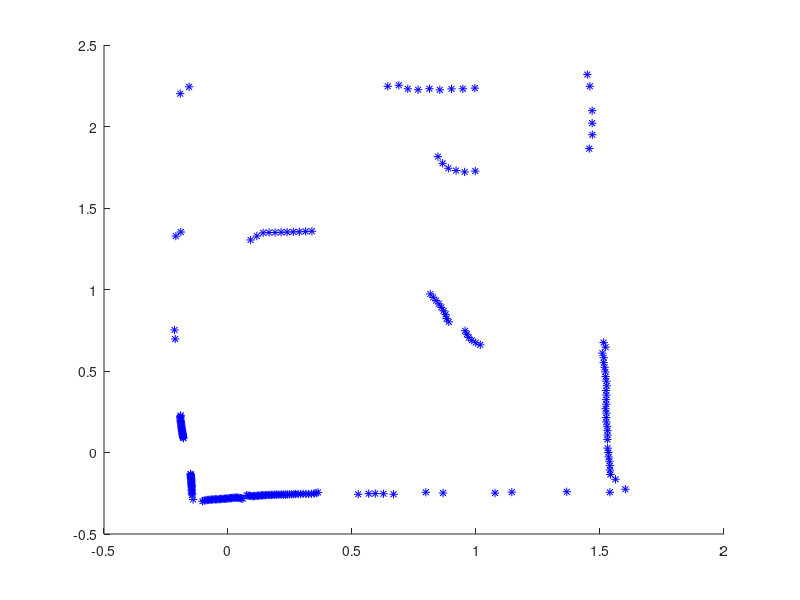

The MATLAB source for this figure: (Note: this script raises an error after producing the figure.)
%% RANSAC 
% Cleaning the data
clear
clf
load('r_and_theta.mat')

c = 1;
r = r_all(:,1);
theta = theta_all(:,1);
for i=1:(length(r))
    if r(i,:) ~= 0
    r_clean(c,:) = r(i,:);
    theta_clean(c,:) = theta(i,:);
    c = c+1;
    end
end



% Computing the cartesian coordinates 
coordinates(1,:) = r_clean .* cos(deg2rad(theta_clean));
coordinates(2,:) = r_clean .* sin(deg2rad(theta_clean));

leftoverCoordinates = coordinates;
hold on
plot(coordinates(1,:),coordinates(2,:),'*b')
while  length(leftoverCoordinates)>40
    
    [m,b,domain,leftoverCoordinates] = ransac(leftoverCoordinates);
    
    x_1 = linspace(domain(1),domain(2));
    y_1 = m*x_1 + b;
    plot(x_1,y_1,'lineWidth',5)
end

legend('1','2','3','4','5','6','7','8','9','10')

% [a,b,c,d] = ransac(coordinates);
% [e,f,g,h] = ransac(d);
% [i,j,k,l] = ransac(h);
% 
% x_1 = linspace(c(1),c(2));
% x_2 = linspace(g(1),g(2));
% x_3 = linspace(k(1),k(2));
% 
% y_1 = a*x_1 + b;
% y_2 = e*x_2 + f;
% y_3 = i*x_3 + j;
% 
% plot(x_1,y_1)
% plot(x_2,y_2)
% plot(x_3,y_3)


plot(leftoverCoordinates(1,:),leftoverCoordinates(2,:),'*r')


hold off


function [ M, B, domain, remainingCoordinates] = ransac(coordinates)

% defining the line using the two point form of a line

% initialize khat


counter = 0;
coordinates = [coordinates ;ones(length(coordinates))];
coordinates = coordinates(1:3,:);
goodPoints = [];
goodMatrix = [zeros(length(coordinates(1,:)),100)];
coefficientsMatrix = zeros(3,100);


for i=1:100
    
    rand1 = randi(length(coordinates(1,:)),1);
    rand2 = randi(length(coordinates(1,:)),1);
    

    if rand1 == rand2
        rand2 = randi(length(coordinates(1,:)),1);
    end

    x = coordinates(1,:);
    y = coordinates(2,:);

    x1 = x(rand1);
    x2 = x(rand2);
    y1 = y(rand1);
    y2 = y(rand2); 
    
    Khat = [0 0 1];
    Tvector = [x2-x1 ; y2-y1 ; 1];
    That = Tvector./vecnorm(Tvector);
    Nhat = cross(Khat, That);
    
    coefficientsMatrix(:,i) = [x2-x1; y2-y1; 1];
    
    clear goodPoints 
    goodPoints = [];
    counter = 0;
    
    for m=1:length(coordinates(1,:))
        point = coordinates(:,m);
        pvector = [x1 - point(1) ; y1 - point(2); 1];
        perp_dist = dot(Nhat,pvector);
        parr_dist = dot(That,pvector);
        if abs(perp_dist) < 0.001 && abs(parr_dist) < 1
            counter = counter + 1;
            goodPoints(length(goodPoints) + 1 )= m;

            
            
        end
    end
    goodMatrix (:,i) = [goodPoints zeros(1,length(coordinates(1,:))-length(goodPoints))];
end

for k = length(coordinates(1,:)):-1:1
    if any(goodMatrix(k,:))
        [~,index] = max(goodMatrix(k,:));

        bestCoefficients = coefficientsMatrix(:,index);
        break
    end 
end

bestLine = goodMatrix(:,index);
bestLine = bestLine(bestLine ~= 0);

includedCoordinates = zeros(3,length(bestLine));
for i = 1:length(bestLine)
    includedCoordinates(:,length(includedCoordinates)+1) = coordinates(:,bestLine(i));
    coordinates(:,bestLine(i)) = 0;
    
end
coordinates( :, ~any(coordinates,1) ) = [];  %columns
includedCoordinates( :, ~any(includedCoordinates,1) ) = [];  %columns
hold on

[~,M,B] = regression(includedCoordinates(1,:),includedCoordinates(2,:));

remainingCoordinates = coordinates;

%domain = [min(includedCoordinates(1,:)) max(includedCoordinates(1,:))];

standardDev = std(includedCoordinates(1,:));

domainCenter = mean(includedCoordinates(1,:));

domain = [domainCenter - standardDev domainCenter + standardDev];



% domain = [prctile(domain,20) prctile(domain,80)];

% x_fit = linspace(domain(1),domain(2));
% y_fit = M * x_fit + B;

%plot(x_fit,y_fit,'c')
end
    
         
